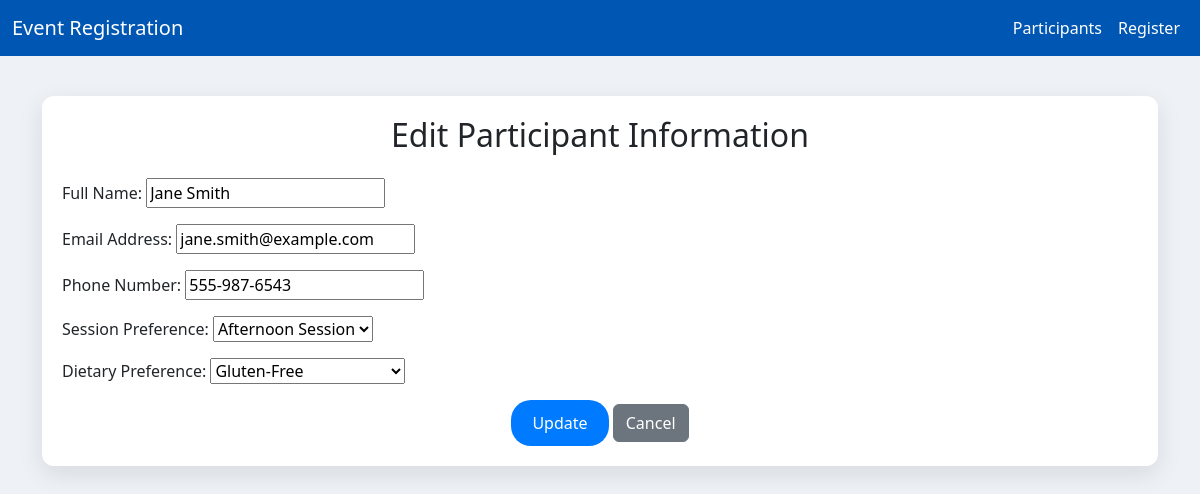
Page /edit/6/ on the committed database.
### attendees/models.py (models this page shows, shortened)
class Participant(models.Model):
    SESSION_CHOICES = [
        ('session_morning', 'Morning Session'),
        ('session_afternoon', 'Afternoon Session'),
        ('session_evening', 'Evening Session'),
        ('session_night', 'Night Session'),
    ]
    DIET_CHOICES = [
        ('none', 'No Preference'),
        ('veg', 'Vegetarian'),
        ('vegan', 'Vegan'),
        ('gf', 'Gluten-Free'),
        ('df', 'Dairy-Free'),
        ('nf', 'Nut-Free'),
        ('allergies', 'Allergies'),
        ('other', 'Other'),
        ('vegan_gf', 'Vegan and Gluten-Free'),
        ('vegan_df', 'Vegan and Dairy-Free'),
        ('vegan_nf', 'Vegan and Nut-Free'),
        ('vegan_allergies', 'Vegan and Allergies'),
        ('vegan_other', 'Vegan and Other'),
    ]
    name = models.CharField(max_length=200)
    email = models.EmailField(unique=True)
    phone = models.CharField(max_length=15)
    sessions = models.CharField(max_length=20, choices=SESSION_CHOICES)
    dietary = models.CharField(max_length=20, choices=DIET_CHOICES)

### attendees/views.py (the view)
# urls.py: path('edit/<int:pk>/', EditView.as_view(), name='edit_view'),
class EditView(UpdateView):
    model = Participant
    form_class = RegistrationForm
    template_name = 'attendees/edit_participant.html'
    success_url = reverse_lazy('list_view')

### attendees/forms.py (shortened to what this page needs)
class RegistrationForm(forms.ModelForm):
    class Meta:
        model = Participant
        fields = ['name', 'email', 'phone', 'sessions', 'dietary']
        labels = {
            'name': 'Full Name',
            'email': 'Email Address',
            'phone': 'Phone Number',
            'sessions': 'Session Preference',
            'dietary': 'Dietary Preference',
        }

### attendees/templates/attendees/edit_participant.html (shortened to what this page needs)
{% extends 'attendees/base.html' %}
{% block content %}
<div class="card">
    <h2 class="mb-4 text-center">Edit Participant Information</h2>
    <form method="post">
        {{ form.as_p }}
        <div class="text-center">
            <button type="submit" class="btn btn-custom">Update</button>
            <a href="{% url 'list_view' %}" class="btn btn-secondary">Cancel</a>
        </div>
    </form>
</div>
{% endblock %}

### attendees/templates/attendees/base.html (style rules this page uses)
body { background-color: #eef2f7; font-family: 'Segoe UI', Tahoma, Geneva, Verdana, sans-serif; }
.card { background-color: #ffffff; border: none; border-radius: 12px; box-shadow: 0 8px 24px rgba(0, 0, 0, 0.1); padding: 20px; }
.btn-custom { background-color: #007bff; color: white; border-radius: 20px; padding: 10px 20px; transition: background-color 0.3s ease; }

### rows in the picture
Participant: name "Jane Smith", email "jane.smith@example.com", phone "555-987-6543", sessions "Afternoon Session", dietary "Gluten-Free"
